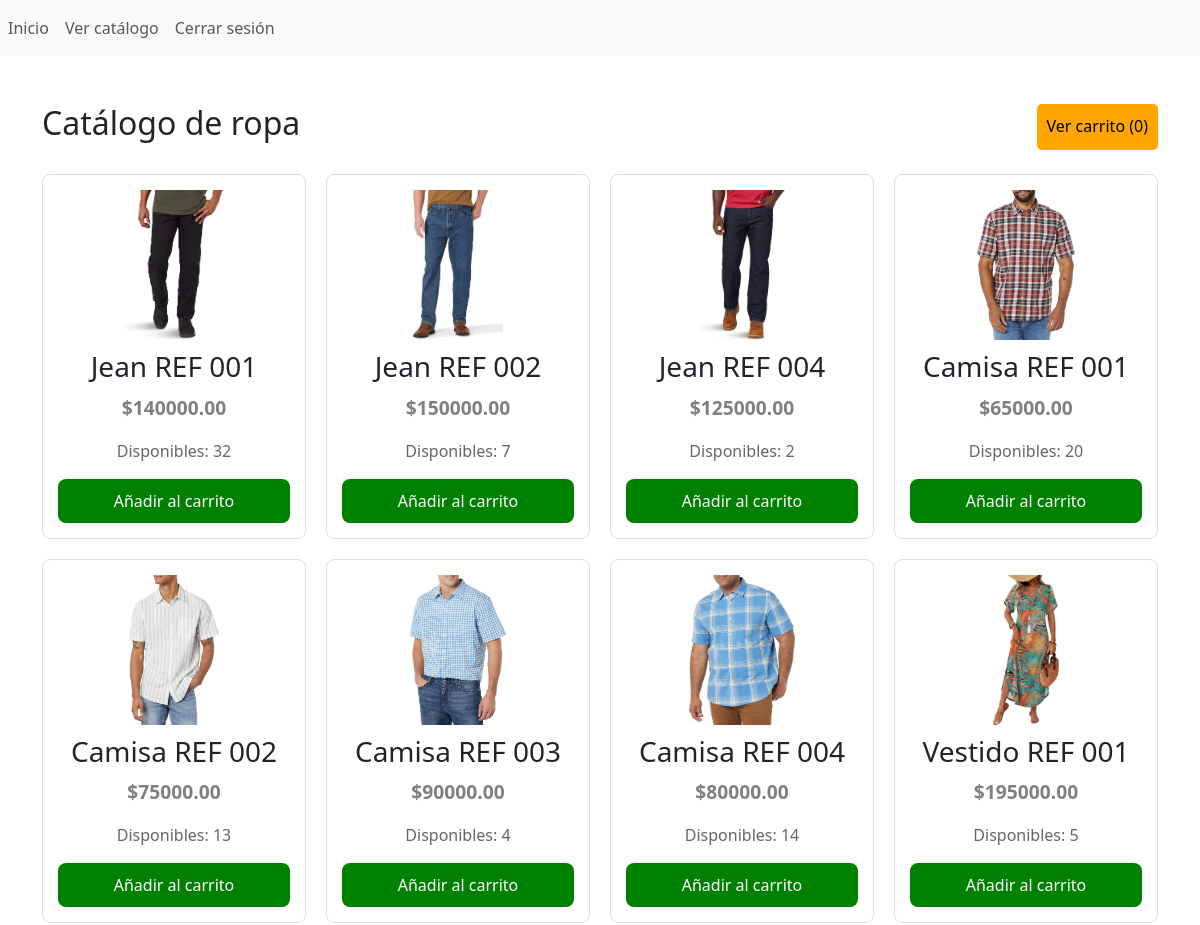
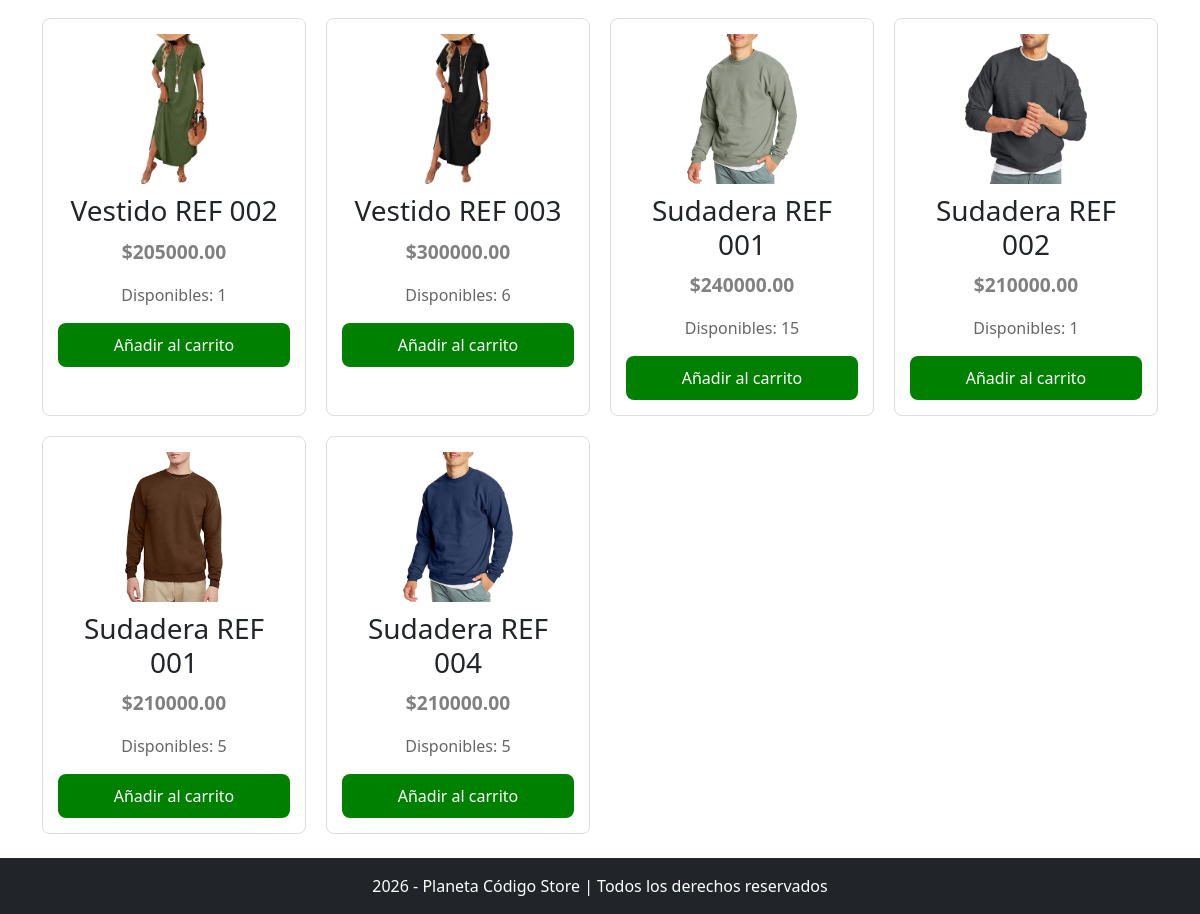
Page /codigo/vendedor/catalogo.php (signed in) on the committed database (2 pictures, top to bottom).
### tables this page shows
CREATE TABLE `productos` (
  `id` int(11) NOT NULL,
  `nombre` varchar(100) NOT NULL,
  `precio` decimal(10,2) NOT NULL,
  `stock` int(11) NOT NULL,
  `imagen` varchar(255) NOT NULL
);

### codigo/vendedor/catalogo.php (the view, shortened to what this page needs)
<?php
require '../config/db.php';
$stmt = $pdo->query("SELECT * FROM `productos` WHERE stock > 0");
$productos = $stmt->fetchAll();
include '../templates/header.php';
?>
<div class="mt-5 mb-4" style="display: flex; justify-content: space-between;">
    <h2>Catálogo de ropa</h2>
    <a href="carrito.php"
        style="background: orange; padding: 10px; border-radius: 5px; text-decoration: none; color: black;">Ver
        carrito (<?php echo array_sum(array_column($_SESSION['carrito'], 'cantidad')); ?>) </a>
</div>
<div style="display: grid; grid-template-columns: repeat(auto-fill, minmax(250px, 1fr)); gap: 20px">
    <?php foreach ($productos as $p): ?>
    <div style="border: 1px solid #ddd; padding: 15px; border-radius: 8px; text-align: center; background: #fff;">
        <img src="../uploads/<?php echo $p['imagen'] ?>" style="width: 100%; height:150px; object-fit: contain">
        <h3 style="margin: 10px 0" ;><?php echo $p['nombre']; ?></h3>
        <p style="font-size: 1.2em; font-weight: bold; color: grey;">$<?php echo $p['precio']; ?></p>
        <p style="color: #666;">Disponibles: <?php echo $p['stock']; ?></p>
        <a style="display: block; background: green; color: white; padding: 10px; text-decoration: none; border-radius: 8px;"
            href="?agregar=<?php echo $p['id']; ?>">Añadir al carrito</a>
    </div>
    <?php endforeach; ?>
</div>
<?php
include '../templates/footer.php';
?>

### rows in the picture
productos: imagen (picture), nombre "Jean REF 001", precio "140000.00", stock "32"
productos: imagen (picture), nombre "Jean REF 002", precio "150000.00", stock "7"
productos: imagen (picture), nombre "Jean REF 004", precio "125000.00", stock "2"
productos: imagen (picture), nombre "Camisa REF 001", precio "65000.00", stock "20"
productos: imagen (picture), nombre "Camisa REF 002", precio "75000.00", stock "13"
productos: imagen (picture), nombre "Camisa REF 003", precio "90000.00", stock "4"
productos: imagen (picture), nombre "Camisa REF 004", precio "80000.00", stock "14"
productos: imagen (picture), nombre "Vestido REF 001", precio "195000.00", stock "5"
productos: imagen (picture), nombre "Vestido REF 002", precio "205000.00", stock "1"
productos: imagen (picture), nombre "Vestido REF 003", precio "300000.00", stock "6"
productos: imagen (picture), nombre "Sudadera REF 001", precio "240000.00", stock "15"
productos: imagen (picture), nombre "Sudadera REF 002", precio "210000.00", stock "1"
productos: imagen (picture), nombre "Sudadera REF 001", precio "210000.00", stock "5"
productos: imagen (picture), nombre "Sudadera REF 004", precio "210000.00", stock "5"

### other values in the picture
array_sum(array_column($_SESSION['carrito'], 'cantidad')) "0"
